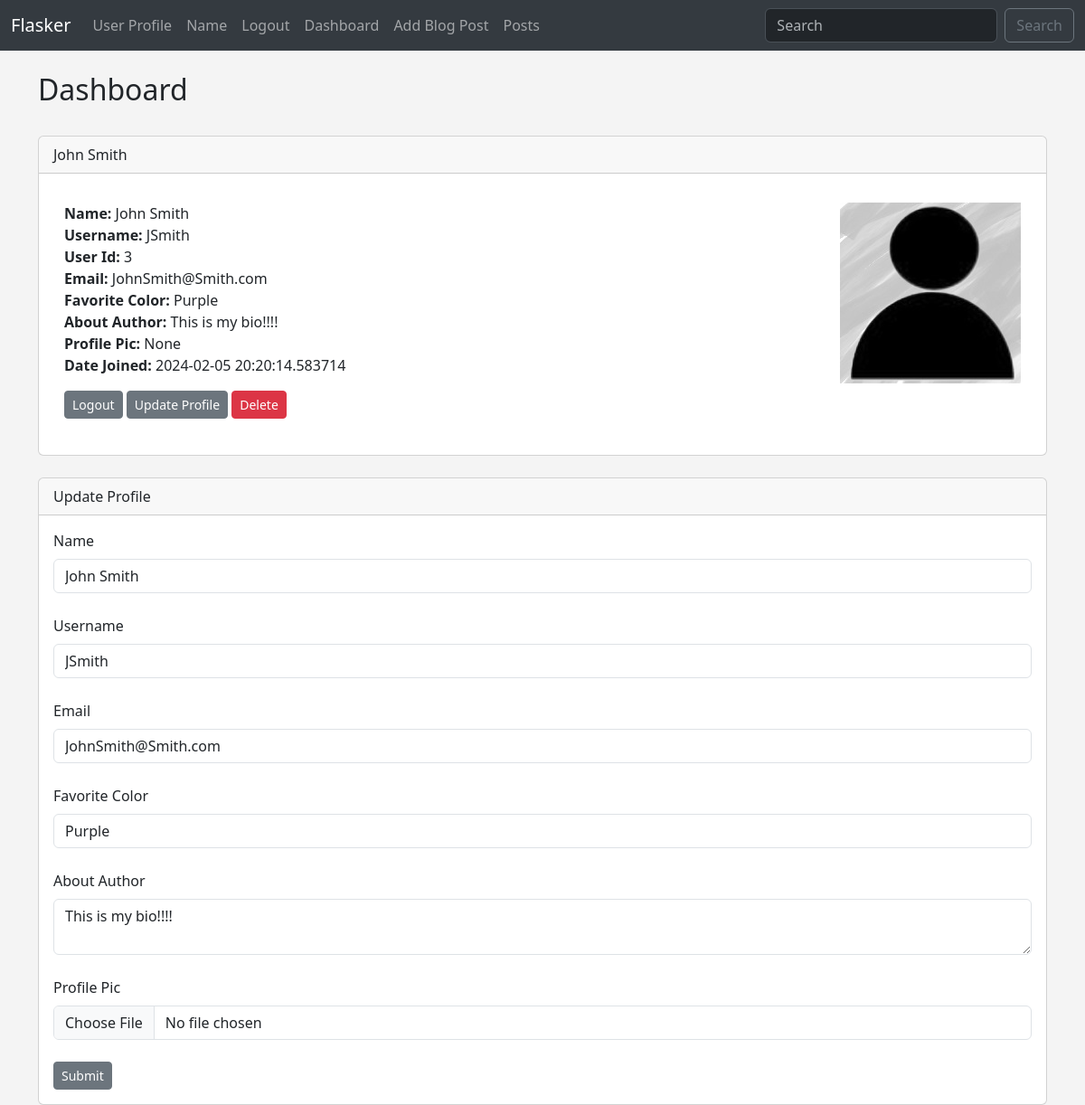
/dashboard (signed in), run on the app's committed database.
### app.py (models this page shows, shortened)
class Users(db.Model, UserMixin):
    id = db.Column(db.Integer, primary_key=True)
    username = db.Column(db.String(20), nullable=False)
    name = db.Column(db.String(200), nullable=False)
    email = db.Column(db.String(120), nullable=False,unique=True)
    favorite_color = db.Column(db.String(120))
    about_author = db.Column(db.Text(500), nullable=True)
    date_added = db.Column(db.DateTime, default=datetime.utcnow)
    profile_pic = db.Column(db.String(), nullable=True)
    password_hash = db.Column(db.String(128))
    posts = db.relationship('Posts', backref='poster')
    @property
    def password(self):
        raise AttributeError('password is not a readable attribute')

### app.py (the view)
@app.route('/dashboard', methods=['GET', 'POST'])
@login_required
def dashboard():
    form = UserForm()
    id = current_user.id
    name_to_update = Users.query.get_or_404(id)
    if request.method == "POST":
        name_to_update.name = request.form['name']
        name_to_update.email = request.form['email']
        name_to_update.favorite_color = request.form['favorite_color']
        name_to_update.username = request.form['username']
        name_to_update.about_author = request.form['about_author']
        name_to_update.profile_pic = request.files['profile_pic']
        pic_filename = secure_filename(name_to_update.profile_pic.filename)
        pic_name = str(uuid.uuid1()) + "_" + pic_filename
        saver = request.files['profile_pic']
        name_to_update.profile_pic = pic_name
        try:
            db.session.commit()
            saver.save(os.path.join(app.config['UPLOAD_FOLDER']))
            flash("User Updated Successfully!")
            return render_template("dashboard.html",
                form=form,
                name_to_update = name_to_update)
        except:
            flash("Error! Looks like there was a problem... try again!")
            return render_template("dashboard.html",
                form=form,
                name_to_update = name_to_update)
    else:
        return render_template("dashboard.html",
            form=form,
            name_to_update = name_to_update,
            id = id)

### webforms.py
class UserForm(FlaskForm):
    name = StringField("Name", validators=[DataRequired()])
    username = StringField("Username", validators=[DataRequired()])
    email = StringField("Email", validators=[DataRequired()])
    favorite_color = StringField("Favorite Color")
    about_author = TextAreaField("About Author")
    password_hash = PasswordField('Password', validators=[DataRequired(), EqualTo('password_hash2', message='Passwords Must Match!')])
    password_hash2 = PasswordField('Confirm Password', validators=[DataRequired()])
    profile_pic = FileField("Profile Pic")
    submit = SubmitField("Submit")

class SearchForm(FlaskForm):
    searched = StringField("Searched", validators=[DataRequired()])
    submit = SubmitField()

### app.py (called while the page is built)
@login_manager.user_loader
def load_user(user_id):
    return Users.query.get(int(user_id))

@app.context_processor
def base():
    form = SearchForm()
    return dict(form=form)

### templates/dashboard.html (shortened to what this page needs)
{% extends 'base.html' %}
{% block content %}
	<h2>Dashboard</h2>
	<br/>
	<div class="card">
	  <div class="card-header">
	    {{ current_user.name }}
	  </div>
	  <div class="card-body">
	    <p class="card-text">
	    	<div class="container">
	    			<div class="row">
	    					<div class="col-8">
	<strong>Name:</strong>
	{{ current_user.name }}<br/>
	<strong>Username:</strong>
	{{ current_user.username }}<br/>
	<strong>User Id:</strong>
	{{ current_user.id }}<br/>
	<strong>Email:</strong>
	{{ current_user.email }}<br/>
	<strong>Favorite Color:</strong>
	{{ current_user.favorite_color }}<br/>
	<strong>About Author:</strong>
	{{ current_user.about_author }}<br/>
	<strong>Profile Pic:</strong>
	{{ current_user.profile_pic }}<br/>
	<strong>Date Joined:</strong>
	{{ current_user.date_added }}<br/>
	</p>
  <a href="{{ url_for('logout')}}" class="btn btn-secondary btn-sm">Logout</a>
  <a href="{{ url_for('update', id=current_user.id)}}" class="btn btn-secondary btn-sm">Update Profile</a>
  <a href="{{ url_for('delete', id=current_user.id)}}" class="btn btn-danger btn-sm">Delete</a><br/><br/>
	    					</div>
	    					<div class="col-4">
									<img src="{{ url_for('static', filename='images/default_profile.jpg')}}" width="200" align="right">
								</div>
	    			</div>
	    	</div>
	<br/>
		<div class="card">
	  <div class="card-header">
	    Update Profile
	  </div>
	  <div class="card-body">
		<form action="/dashboard" method="POST" enctype="multipart/form-data">
			{{ form.name.label(class="form-label") }}
			{{ form.name(class="form-control", value=name_to_update.name) }}
			<br/>
			{{ form.username.label(class="form-label") }}
			{{ form.username(class="form-control", value=name_to_update.username) }}
			<br/>
			{{ form.email.label(class="form-label") }}
			{{ form.email(class="form-control", value=name_to_update.email) }}
			<br/>
			{{ form.favorite_color.label(class="form-label") }}
			{{ form.favorite_color(class="form-control", value=name_to_update.favorite_color) }}
			<br/>
			{{ form.about_author.label(class="form-label") }}
			<textarea name="about_author" class="form-control">{{ name_to_update.about_author }}</textarea>
			<br/>
			{{ form.profile_pic.label(class="form-label") }}
			{{ form.profile_pic(class="form-control", value=name_to_update.profile_pic) }}
			<br/>
			{{ form.submit(class="btn btn-secondary btn-sm") }}
		</form>
	</div></div>
{% endblock %}

### static/css/style.css (style rules this page uses)
body { background: #f4f4f4; }

### data on the page
Users: name "John Smith", username "JSmith", id "3", email "JohnSmith@Smith.com", favorite_color "Purple", about_author "This is my bio!!!!", profile_pic "None", date_added "2024-02-05 20:20:14.583714"
